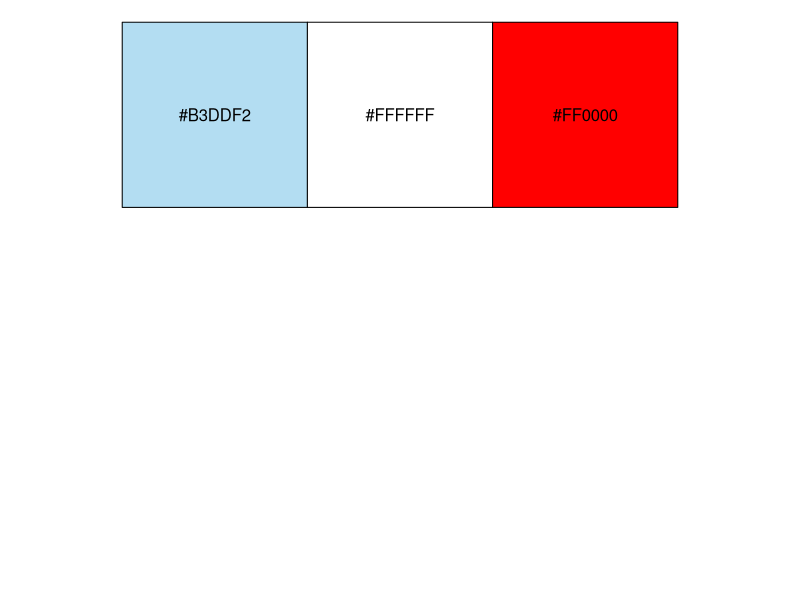
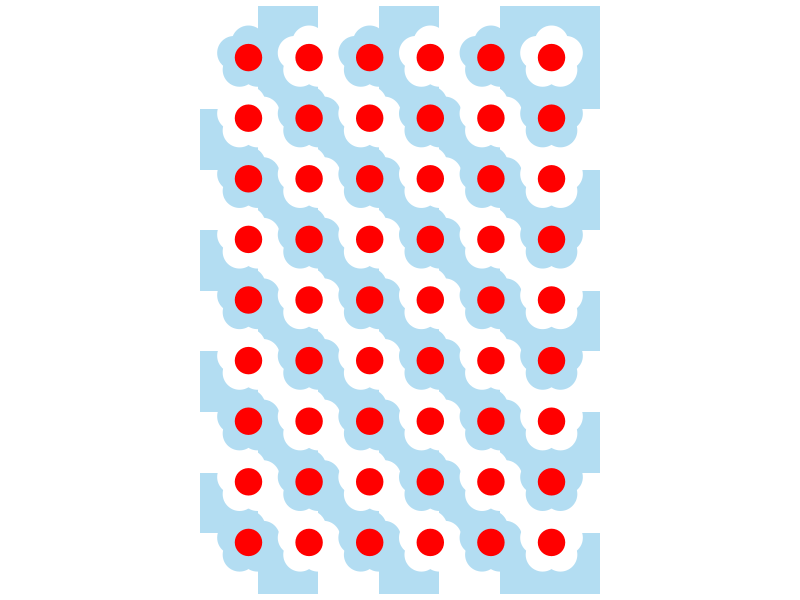
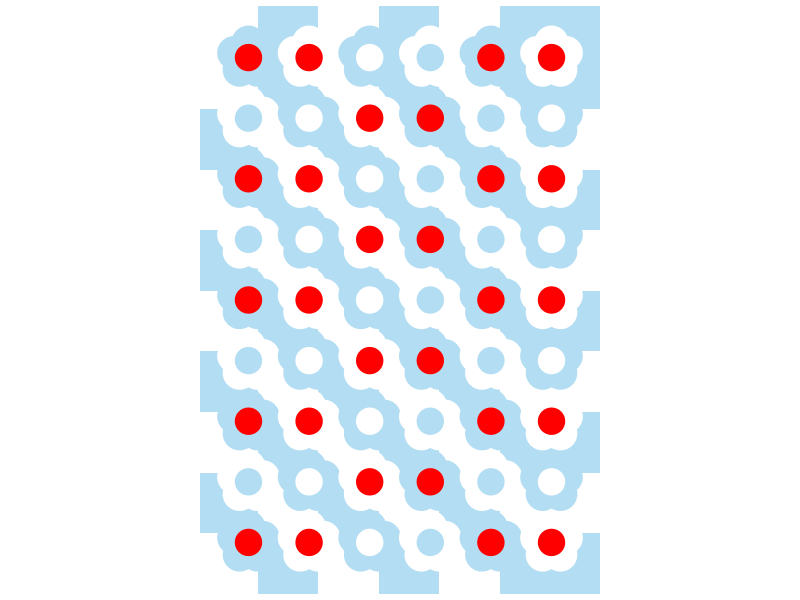
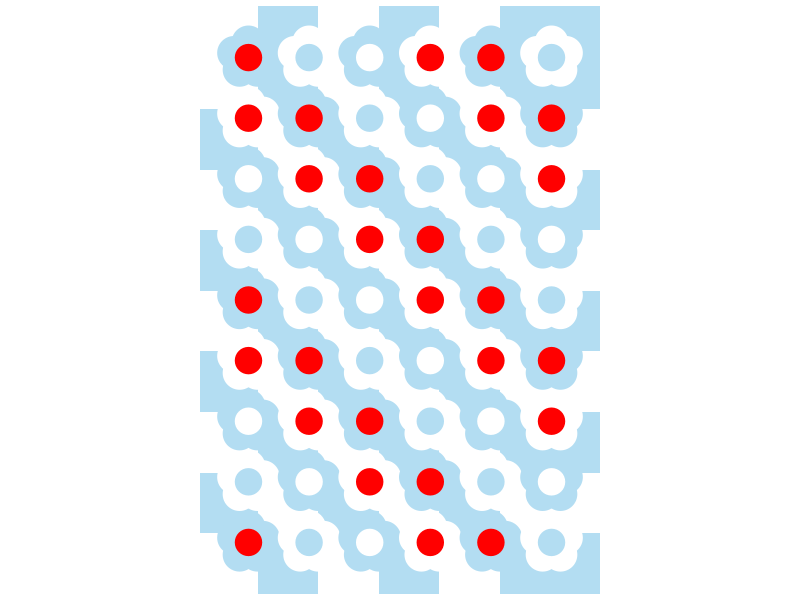
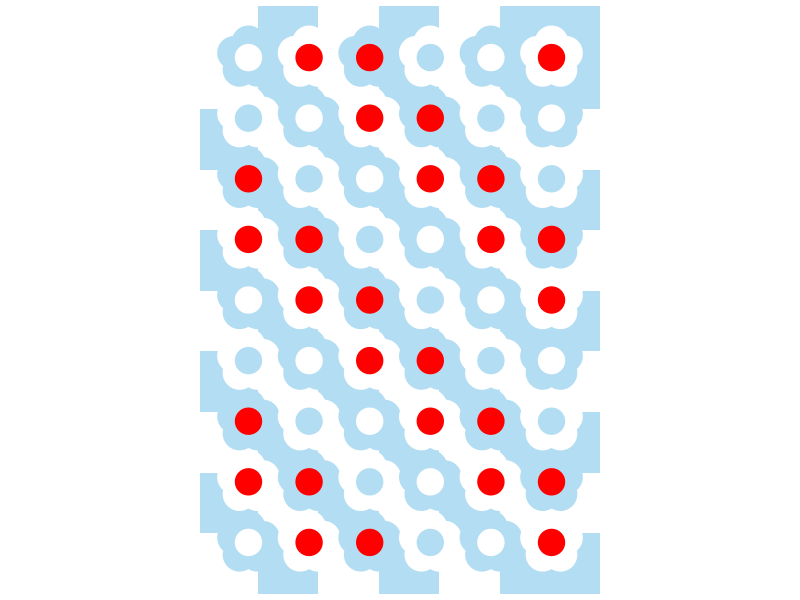
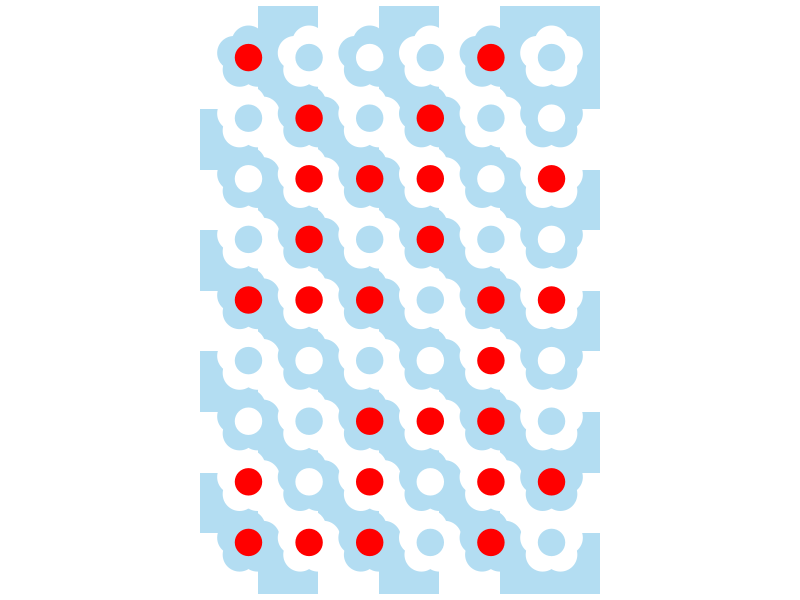

The R source for these figures, in order:
# RYAN MCSHANE'S SCRIPT - UNCHANGED
## Some times, when play with scripts created by others, I copy-paste them without changes if only to see how everything works.
## Some comments will be mine, noted by 'JL' in the beggining. The rest are Ryan's original comments.

library(tidyverse)

# JL - Select the colors to be used for this exercise.
lblue = "#B3DDF2"
white = "#FFFFFF"
red = "#FF0000"
scales::show_col(c(lblue, white, red), ncol = 3)

# JL - Create a tibble with the data to create the plot.
# JL - Five distinct inners are created for the center piece of each daisy in the plot.
flag_colors = tibble(
  inner1 = rep(red, 54), 
  mid = rep(c(lblue, white), 27),
  outer = rep(c(white, lblue), 27), 
  x = rep(1:6, each = 9), 
  y = rep(1:9, times = 6),
  # 2 - 4 not shown JL -  I do show this.
  inner2 = rep(c(red, lblue, white, red), times = 14)[1:54], 
  inner3 = rep(c(white, red, red, lblue), times = 14)[1:54], 
  picker4 = sample(rep(c(1, 2), times = 27)),
  inner4 = if_else(picker4 == 1, outer, red), 
  # I learned mapping was "up and down"
  # "cleverly" used matrix byrow parameter to swap to "left to right"
  picker5 = rep(c(red, red, "a", "a"), times = 14)[1:54] |>
    matrix(nrow = 9, ncol = 6, byrow = TRUE) |>
    as.vector(),
  inner5 = if_else(picker5 == "a", outer, red)
)

# JL - The next step is to create a function to create the plot with any established inner in the tibble.
# JL - Not being a mathematician, I will not pretend to understand how Regular Pentagons work.
patch_plot = function(data, inner, cons = 2.15, radius = 0.25){
  c1 = 0.25*(sqrt(5) - 1)*radius
  c2 = 0.25*(sqrt(5) + 1)*radius
  s1 = 0.25*(sqrt(10 + 2*sqrt(5)))*radius
  s2 = 0.25*(sqrt(10 - 2*sqrt(5)))*radius
  
  ggplot(data = {{data}}, aes(x = x, y = y, color = mid)) +
    geom_point(aes(color = outer), size = 16*cons, shape = 15) +
    geom_point(aes(y = y + radius), size = 5*cons) +
    geom_point(aes(x = x + s1, y = y + c1), size = 5*cons) +
    geom_point(aes(x = x + s2, y = y - c2), size = 5*cons) +
    geom_point(aes(x = x - s2, y = y - c2), size = 5*cons) +
    geom_point(aes(x = x - s1, y = y + c1), size = 5*cons) +
    geom_point(aes(color = {{inner}}), size = 4*cons) + 
    scale_color_identity() + 
    coord_fixed() + 
    xlim(c(0.5, 6.5)) +
    ylim(c(0.5, 9.5)) +
    theme_void()
}

# JL - Lastly, two plots are created with different inners.
# JL - I added inners 2-4 to see the differences.
amy = patch_plot(data = flag_colors, inner = inner1)
ryan = patch_plot(data = flag_colors, inner = inner5)
i2 = patch_plot(data = flag_colors, inner = inner2)
i3 = patch_plot(data = flag_colors, inner = inner3)
i4 = patch_plot(data = flag_colors, inner = inner4)

ggsave(filename = "amy.png", plot = amy, width = 7, height = 10)
ggsave(filename = "ryan.png", plot = ryan, width = 7, height = 10)
ggsave(filename = "i2.png", plot = i2, width = 7, height = 10)
ggsave(filename = "i3.png", plot = i3, width = 7, height = 10)
ggsave(filename = "i4.png", plot = i4, width = 7, height = 10)
